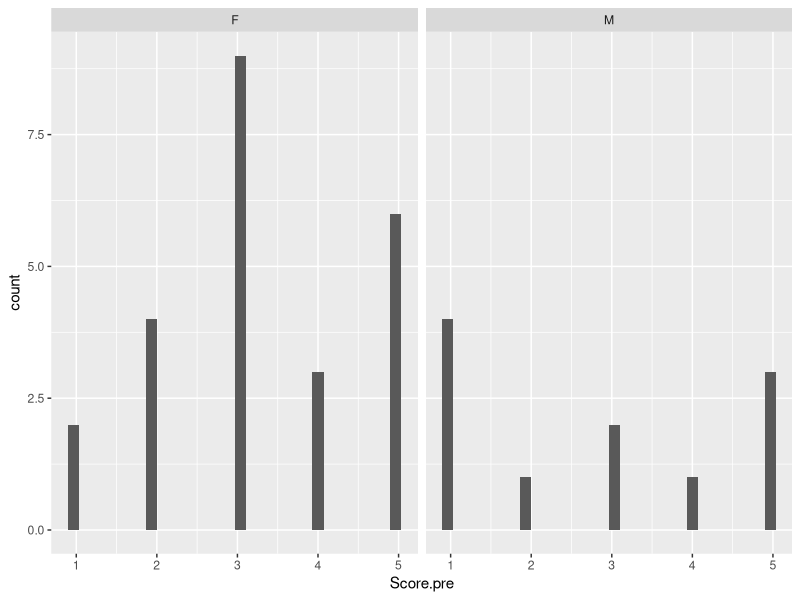

Write R code to recreate this figure.
## ---- chunk 1
knitr::opts_chunk$set(echo = TRUE)
## ---- chunk 2
library(tidyverse)

kermit <- read_csv("kermit.csv")

kermit_hist <- ggplot(kermit, aes(x=Score.pre)) +
  geom_histogram() +
  facet_wrap(~Gender)

kermit_hist
## ---- chunk 3

#Is there a significant difference in pre-talk Kermit scores for males and females?

#Unpaired data, so we will use Mann-Whitney U

mwu_kermit <- kermit %>% 
  wilcox.test(Score.pre ~ Gender, data = .)

